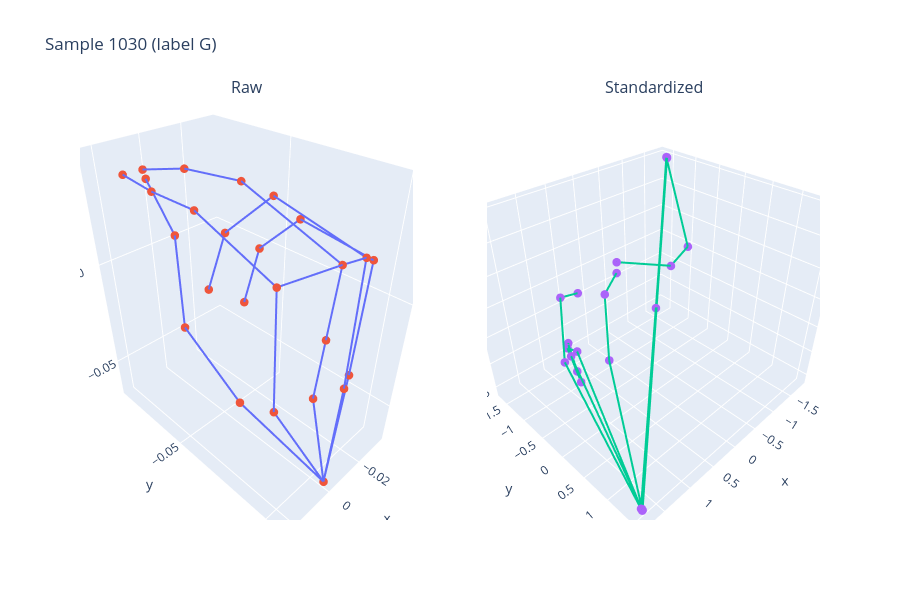
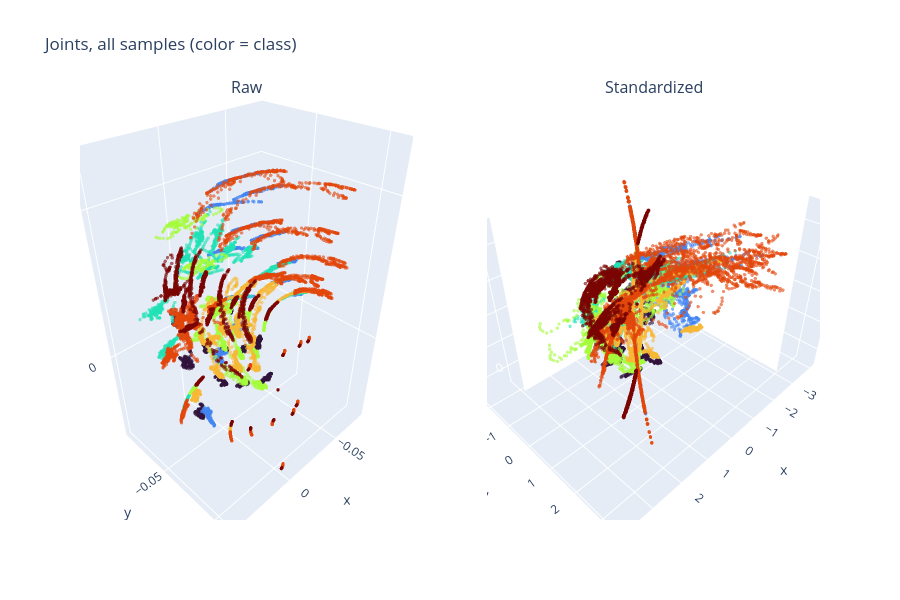

Here is the notebook cell these charts were saved with, in order:
### Markdown cell above
### Visualization

### Code cell
import numpy as np
import plotly.graph_objects as go
from plotly.subplots import make_subplots
from sklearn.preprocessing import StandardScaler

# X: raw features (n_samples, 81) = 27 points x (x, y, z); y: integer labels
X_pts = X.reshape(len(X), 27, 3)
X_std = StandardScaler().fit_transform(X).reshape(len(X), 27, 3)

bones = [(1,2),(2,3),(3,4),(4,5),(6,7),(7,8),(8,9),(9,10),(11,12),(6,1),(11,1),(16,1),(21,1),(7,12),(12,17),(17,22),
         (12,13),(13,14),(14,15),(16,17),(17,18),(18,19),(19,20),(21,22),(22,23),(23,24), (24,25)]

def hand_traces(pts, showlegend=False):
    """One hand as bone lines and joint markers (j0 to j24). palm_up is not plotted."""
    traces = []

    # Bones: one line trace, None values break the line between segments
    bx, by, bz = [], [], []
    for a, b in bones:
        if b < 26:
            bx += [pts[a, 0], pts[b, 0], None]
            by += [pts[a, 1], pts[b, 1], None]
            bz += [pts[a, 2], pts[b, 2], None]
    traces.append(go.Scatter3d(x=bx, y=by, z=bz, mode="lines",
                               line=dict(width=4), name="bones", showlegend=showlegend,
                               hoverinfo="skip"))

    # Landmarks j0..j25 with hover info
    traces.append(go.Scatter3d(
        x=pts[:26, 0], y=pts[:26, 1], z=pts[:26, 2], mode="markers",
        marker=dict(size=5),
        text=[f"j{k}" for k in range(26)],
        hovertemplate="%{text}<br>x=%{x:.3f}<br>y=%{y:.3f}<br>z=%{z:.3f}<extra></extra>",
        name="landmarks", showlegend=showlegend))
    return traces


# 1) One sample, raw vs standardized, side by side
i = 1030  # change to inspect another sample
fig = make_subplots(rows=1, cols=2,
                    specs=[[{"type": "scene"}, {"type": "scene"}]],
                    subplot_titles=["Raw", "Standardized"])
for t in hand_traces(X_pts[i]):
    fig.add_trace(t, row=1, col=1)
for t in hand_traces(X_std[i]):
    fig.add_trace(t, row=1, col=2)
fig.update_layout(title=f"Sample {i} (label {CLASSES_LEFT[y[i]]})", height=600)
fig.show()


# 2) All samples' landmarks, raw vs standardized, colored by class
X_std_joints = X_std[:, :25]
X_raw_joints = X_pts[:, :25]

pts_class = np.repeat(y, 25)
labels_hover = np.repeat([CLASSES_LEFT[k] for k in y], 25)

fig2 = make_subplots(rows=1, cols=2,
                     specs=[[{"type": "scene"}, {"type": "scene"}]],
                     subplot_titles=["Raw", "Standardized"])
for col, arr in [(1, X_raw_joints), (2, X_std_joints)]:
    j = arr.reshape(-1, 3)
    fig2.add_trace(go.Scatter3d(
        x=j[:, 0], y=j[:, 1], z=j[:, 2], mode="markers",
        marker=dict(size=2, color=pts_class, colorscale="Turbo", opacity=0.6),
        text=labels_hover,
        hovertemplate="%{text}<br>x=%{x:.3f}<br>y=%{y:.3f}<br>z=%{z:.3f}<extra></extra>",
        showlegend=False), row=1, col=col)
fig2.update_layout(title="Joints, all samples (color = class)", height=600)
fig2.show()

### Figure 1 — Plotly figure (JSON) as saved in the notebook; plotly's stock layout.template omitted (floating-point values rounded to 4 significant figures)
{"data": [{"hoverinfo": "skip", "line": {"width": 4}, "mode": "lines", "name": "bones", "scene": "scene", "showlegend": false, "type": "scatter3d", "x": [-3e-05, 0.01977, null, 0.01977, 0.02147, null, 0.02147, 0.00791, null, 0.00791, 0.00488, null, 0.01461, 0.02369, null, 0.02369, 0.01963, null, 0.01963, 0.01749, null, 0.01749, 0.01394, null, -0.00171, 0.00171, null, 0.01461, -3e-05, null, -0.00171, -3e-05, null, -0.01513, -3e-05, null, -0.02319, -3e-05, null, 0.02369, 0.00171, null, 0.00171, -0.01762, null, -0.01762, -0.03533, null, 0.00171, 0.00058, null, 0.00058, 0.00114, null, 0.00114, 0.00217, null, -0.01513, -0.01762, null, -0.01762, -0.01553, null, -0.01553, -0.00936, null, -0.00936, -0.00214, null, -0.02319, -0.03533, null, -0.03533, -0.02917, null, -0.02917, -0.02059, null, -0.02059, -0.01018, null], "y": [0.00631, -0.01929, null, -0.01929, -0.04514, null, -0.04514, -0.06486, null, -0.06486, -0.08401, null, -0.00796, -0.00106, null, -0.00106, -0.0381, null, -0.0381, -0.06242, null, -0.06242, -0.08467, null, -0.00374, 0.00374, null, -0.00796, 0.00631, null, -0.00374, 0.00631, null, 0.00025, 0.00631, null, -0.00318, 0.00631, null, -0.00106, 0.00374, null, 0.00374, -0.00027, null, -0.00027, -0.00748, null, 0.00374, -0.03756, null, -0.03756, -0.06515, null, -0.06515, -0.08951, null, 0.00025, -0.00027, null, -0.00027, -0.0382, null, -0.0382, -0.05662, null, -0.05662, -0.05924, null, -0.00318, -0.00748, null, -0.00748, -0.03671, null, -0.03671, -0.04923, null, -0.04923, -0.04726, null], "z": [-0.06645, -0.02762, null, -0.02762, -0.00759, null, -0.00759, 0.0166, null, 0.0166, 0.03207, null, -0.0277, 0.03023, null, 0.03023, 0.03864, null, 0.03864, 0.03688, null, 0.03688, 0.03584, null, -0.02988, 0.02988, null, -0.0277, -0.06645, null, -0.02988, -0.06645, null, -0.03143, -0.06645, null, -0.03213, -0.06645, null, 0.03023, 0.02988, null, 0.02988, 0.02288, null, 0.02288, 0.012, null, 0.02988, 0.0426, null, 0.0426, 0.03976, null, 0.03976, 0.03349, null, -0.03143, 0.02288, null, 0.02288, 0.03286, null, 0.03286, 0.01446, null, 0.01446, -0.00887, null, -0.03213, 0.012, null, 0.012, 0.02008, null, 0.02008, 0.00637, null, 0.00637, -0.01304, null]}, {"hovertemplate": "%{text}<br>x=%{x:.3f}<br>y=%{y:.3f}<br>z=%{z:.3f}<extra></extra>", "marker": {"size": 5}, "mode": "markers", "name": "landmarks", "scene": "scene", "showlegend": false, "text": ["j0", "j1", "j2", "j3", "j4", "j5", "j6", "j7", "j8", "j9", "j10", "j11", "j12", "j13", "j14", "j15", "j16", "j17", "j18", "j19", "j20", "j21", "j22", "j23", "j24", "j25"], "type": "scatter3d", "x": [0.0, -3e-05, 0.01977, 0.02147, 0.00791, 0.00488, 0.01461, 0.02369, 0.01963, 0.01749, 0.01394, -0.00171, 0.00171, 0.00058, 0.00114, 0.00217, -0.01513, -0.01762, -0.01553, -0.00936, -0.00214, -0.02319, -0.03533, -0.02917, -0.02059, -0.01018], "y": [0.0, 0.00631, -0.01929, -0.04514, -0.06486, -0.08401, -0.00796, -0.00106, -0.0381, -0.06242, -0.08467, -0.00374, 0.00374, -0.03756, -0.06515, -0.08951, 0.00025, -0.00027, -0.0382, -0.05662, -0.05924, -0.00318, -0.00748, -0.03671, -0.04923, -0.04726], "z": [0.0, -0.06645, -0.02762, -0.00759, 0.0166, 0.03207, -0.0277, 0.03023, 0.03864, 0.03688, 0.03584, -0.02988, 0.02988, 0.0426, 0.03976, 0.03349, -0.03143, 0.02288, 0.03286, 0.01446, -0.00887, -0.03213, 0.012, 0.02008, 0.00637, -0.01304]}, {"hoverinfo": "skip", "line": {"width": 4}, "mode": "lines", "name": "bones", "scene": "scene2", "showlegend": false, "type": "scatter3d", "x": [1.798, -1.8, null, -1.8, -1.82, null, -1.82, -1.24, null, -1.24, -0.2272, null, -1.807, 1.799, null, 1.799, 0.1035, null, 0.1035, -0.2627, null, -0.2627, -0.5928, null, -1.8, 1.8, null, -1.807, 1.798, null, -1.8, 1.798, null, 1.797, 1.798, null, 1.801, 1.798, null, 1.799, 1.8, null, 1.8, 1.798, null, 1.798, 1.803, null, 1.8, 1.131, null, 1.131, 0.5517, null, 0.5517, 0.2569, null, 1.797, 1.798, null, 1.798, 1.02, null, 1.02, 0.8694, null, 0.8694, 1.03, null, 1.801, 1.803, null, 1.803, 0.8662, null, 0.8662, 0.9256, null, 0.9256, 1.118, null], "y": [1.553, -1.542, null, -1.542, -0.9933, null, -0.9933, -0.8629, null, -0.8629, -1.115, null, -1.536, 1.549, null, 1.549, -1.055, null, -1.055, -1.521, null, -1.521, -1.563, null, -1.526, 1.526, null, -1.536, 1.553, null, -1.526, 1.553, null, 1.549, 1.553, null, 1.545, 1.553, null, 1.549, 1.526, null, 1.526, 1.541, null, 1.541, 1.55, null, 1.526, -0.8657, null, -0.8657, -1.668, null, -1.668, -1.585, null, 1.549, 1.541, null, 1.541, -0.8402, null, -0.8402, -1.109, null, -1.109, -0.7052, null, 1.545, 1.55, null, 1.55, -0.8885, null, -0.8885, -1.061, null, -1.061, -0.4997, null], "z": [-1.459, 1.465, null, 1.465, -0.04081, null, -0.04081, -0.1475, null, -0.1475, 0.2348, null, 1.464, -1.464, null, -1.464, -1.602, null, -1.602, -0.5917, null, -0.5917, -0.3151, null, 1.456, -1.457, null, 1.464, -1.459, null, 1.456, -1.459, null, -1.472, -1.459, null, -1.447, -1.459, null, -1.464, -1.457, null, -1.457, -1.447, null, -1.447, -1.465, null, -1.457, -0.8969, null, -0.8969, -0.3448, null, -0.3448, -0.3541, null, -1.472, -1.447, null, -1.447, -0.8251, null, -0.8251, -0.8029, null, -0.8029, -1.046, null, -1.447, -1.465, null, -1.465, -0.8477, null, -0.8477, -0.8481, null, -0.8481, -1.079, null]}, {"hovertemplate": "%{text}<br>x=%{x:.3f}<br>y=%{y:.3f}<br>z=%{z:.3f}<extra></extra>", "marker": {"size": 5}, "mode": "markers", "name": "landmarks", "scene": "scene2", "showlegend": false, "text": ["j0", "j1", "j2", "j3", "j4", "j5", "j6", "j7", "j8", "j9", "j10", "j11", "j12", "j13", "j14", "j15", "j16", "j17", "j18", "j19", "j20", "j21", "j22", "j23", "j24", "j25"], "type": "scatter3d", "x": [0.0, 1.798, -1.8, -1.82, -1.24, -0.2272, -1.807, 1.799, 0.1035, -0.2627, -0.5928, -1.8, 1.8, 1.131, 0.5517, 0.2569, 1.797, 1.798, 1.02, 0.8694, 1.03, 1.801, 1.803, 0.8662, 0.9256, 1.118], "y": [0.0, 1.553, -1.542, -0.9933, -0.8629, -1.115, -1.536, 1.549, -1.055, -1.521, -1.563, -1.526, 1.526, -0.8657, -1.668, -1.585, 1.549, 1.541, -0.8402, -1.109, -0.7052, 1.545, 1.55, -0.8885, -1.061, -0.4997], "z": [0.0, -1.459, 1.465, -0.04081, -0.1475, 0.2348, 1.464, -1.464, -1.602, -0.5917, -0.3151, 1.456, -1.457, -0.8969, -0.3448, -0.3541, -1.472, -1.447, -0.8251, -0.8029, -1.046, -1.447, -1.465, -0.8477, -0.8481, -1.079]}], "layout": {"annotations": [{"font": {"size": 16}, "showarrow": false, "text": "Raw", "x": 0.225, "xanchor": "center", "xref": "paper", "y": 1, "yanchor": "bottom", "yref": "paper"}, {"font": {"size": 16}, "showarrow": false, "text": "Standardized", "x": 0.775, "xanchor": "center", "xref": "paper", "y": 1, "yanchor": "bottom", "yref": "paper"}], "height": 600, "scene": {"domain": {"x": [0, 0.45], "y": [0, 1]}}, "scene2": {"domain": {"x": [0.55, 1], "y": [0, 1]}}, "title": {"text": "Sample 1030 (label G)"}}}

### Figure 2 — Plotly figure (JSON) as saved in the notebook; plotly's stock layout.template omitted (floating-point values rounded to 4 significant figures; data arrays with more than 128 entries replaced by an {"elided": "..."} marker saying what was removed)
{"data": [{"hovertemplate": "%{text}<br>x=%{x:.3f}<br>y=%{y:.3f}<br>z=%{z:.3f}<extra></extra>", "marker": {"color": {"elided": "25775 int values"}, "colorscale": [[0, "#30123b"], [0.07143, "#4145ab"], [0.1429, "#4675ed"], [0.2143, "#39a2fc"], [0.2857, "#1bcfd4"], [0.3571, "#24eca6"], [0.4286, "#61fc6c"], [0.5, "#a4fc3b"], [0.5714, "#d1e834"], [0.6429, "#f3c63a"], [0.7143, "#fe9b2d"], [0.7857, "#f36315"], [0.8571, "#d93806"], [0.9286, "#b11901"], [1, "#7a0402"]], "opacity": 0.6, "size": 2}, "mode": "markers", "scene": "scene", "showlegend": false, "text": {"elided": "25775 str values"}, "type": "scatter3d", "x": {"elided": "25775 float values"}, "y": {"elided": "25775 float values"}, "z": {"elided": "25775 float values"}}, {"hovertemplate": "%{text}<br>x=%{x:.3f}<br>y=%{y:.3f}<br>z=%{z:.3f}<extra></extra>", "marker": {"color": {"elided": "25775 int values"}, "colorscale": [[0, "#30123b"], [0.07143, "#4145ab"], [0.1429, "#4675ed"], [0.2143, "#39a2fc"], [0.2857, "#1bcfd4"], [0.3571, "#24eca6"], [0.4286, "#61fc6c"], [0.5, "#a4fc3b"], [0.5714, "#d1e834"], [0.6429, "#f3c63a"], [0.7143, "#fe9b2d"], [0.7857, "#f36315"], [0.8571, "#d93806"], [0.9286, "#b11901"], [1, "#7a0402"]], "opacity": 0.6, "size": 2}, "mode": "markers", "scene": "scene2", "showlegend": false, "text": {"elided": "25775 str values"}, "type": "scatter3d", "x": {"elided": "25775 float values"}, "y": {"elided": "25775 float values"}, "z": {"elided": "25775 float values"}}], "layout": {"annotations": [{"font": {"size": 16}, "showarrow": false, "text": "Raw", "x": 0.225, "xanchor": "center", "xref": "paper", "y": 1, "yanchor": "bottom", "yref": "paper"}, {"font": {"size": 16}, "showarrow": false, "text": "Standardized", "x": 0.775, "xanchor": "center", "xref": "paper", "y": 1, "yanchor": "bottom", "yref": "paper"}], "height": 600, "scene": {"domain": {"x": [0, 0.45], "y": [0, 1]}}, "scene2": {"domain": {"x": [0.55, 1], "y": [0, 1]}}, "title": {"text": "Joints, all samples (color = class)"}}}
